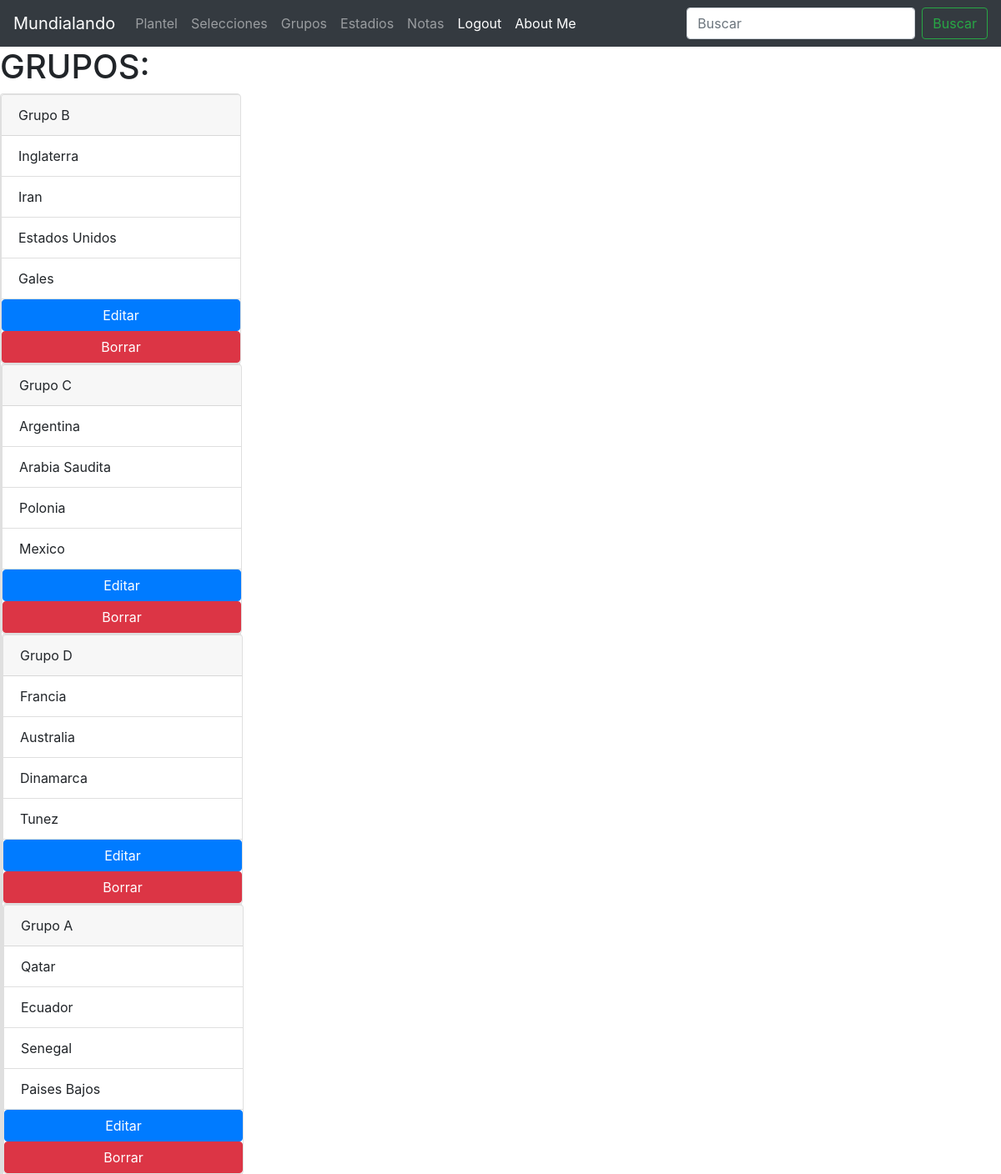
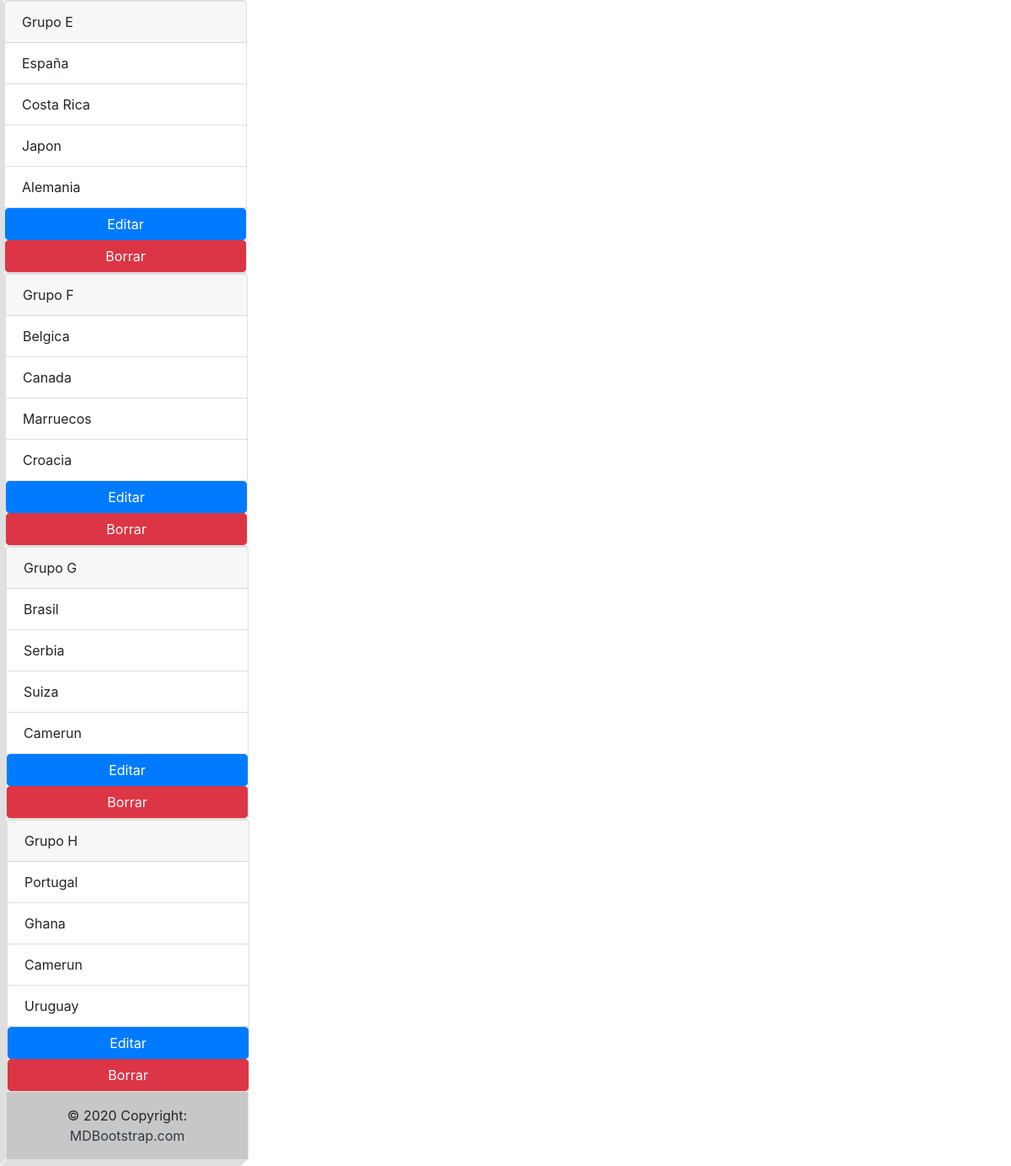
/groups/lista-grupos/ (signed in), run on the app's committed database (2 pictures, top to bottom).
### groups/models.py (models this page shows, shortened)
class Groups(models.Model):
    type= models.CharField(max_length=40)
    team1=models.CharField(max_length=40)
    team2=models.CharField(max_length=40)
    team3=models.CharField(max_length=40)
    team4=models.CharField(max_length=40)
    class Meta:
        verbose_name= "Group"
        verbose_name_plural= "Groups"

### groups/views.py (the view)
# urls.py: path("lista-grupos/", list_groups, name= "list-groups" ),
@login_required
def list_groups(request):
    groups= Groups.objects.all()
    context= {
        "groups": groups
    }
    return render(request, "groups/all_groups.html",context=context)

### templates/groups/all_groups.html (shortened to what this page needs)
{% extends "base.html" %}
{% block contenido_que_cambia %}
    <h1>GRUPOS:</h1>
    {% for group in groups %}
    <div class="card" style="width: 18rem;">
        <div class="card" style="width: 18rem;">
            <div class="card-header">
                {{group.type}}
            </div>
            <ul class="list-group list-group-flush">
                <li class="list-group-item">{{group.team1}}</li>
                <li class="list-group-item">{{group.team2}}</li>
                <li class="list-group-item">{{group.team3}}</li>
                <li class="list-group-item">{{group.team4}}</li>
                <a href="/groups/editar-grupo/{{group.id}}/" class="btn btn-primary">Editar</a>
                <a href="/groups/borrar-grupo/{{group.id}}/" class="btn btn-danger">Borrar</a>
            </ul>
        </div>
        {% endfor %}
{% endblock %}

### data on the page
Groups: type "Grupo B", team1 "Inglaterra", team2 "Iran", team3 "Estados Unidos", team4 "Gales"
Groups: type "Grupo C", team1 "Argentina", team2 "Arabia Saudita", team3 "Polonia", team4 "Mexico"
Groups: type "Grupo D", team1 "Francia", team2 "Australia", team3 "Dinamarca", team4 "Tunez"
Groups: type "Grupo A", team1 "Qatar", team2 "Ecuador", team3 "Senegal", team4 "Paises Bajos"
Groups: type "Grupo E", team1 "España", team2 "Costa Rica", team3 "Japon", team4 "Alemania"
Groups: type "Grupo F", team1 "Belgica", team2 "Canada", team3 "Marruecos", team4 "Croacia"
Groups: type "Grupo G", team1 "Brasil", team2 "Serbia", team3 "Suiza", team4 "Camerun"
Groups: type "Grupo H", team1 "Portugal", team2 "Ghana", team3 "Camerun", team4 "Uruguay"
